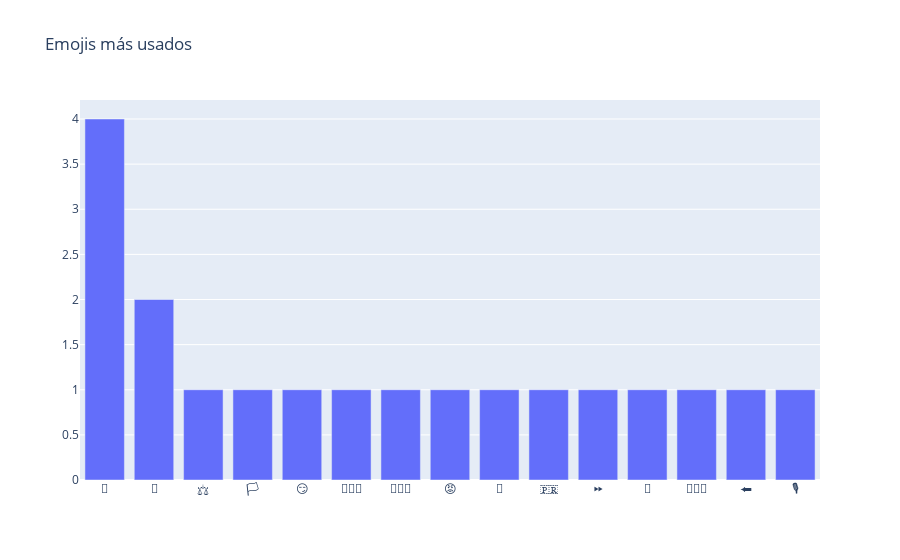

Source (notebook cell):
### Code cell
trace = go.Bar(x=temp_emojis.emoji.values[:15],
               y=temp_emojis.cnt.values[:15])

layout = go.Layout(title='Emojis más usados')

fig = go.Figure(data=[trace], layout=layout)
iplot(fig)

### Figure 1 — Plotly figure (JSON) as saved in the notebook; plotly's stock layout.template omitted (floating-point values rounded to 4 significant figures)
{"data": [{"type": "bar", "x": ["🤭", "🛑", "⚖", "🏳️", "😏", "🤦🏻♂️", "💆🏻♂️", "😡", "📰", "🇵🇷", "⏩", "🔸", "🤷🏻♂️", "⬅️", "🎙"], "y": [4, 2, 1, 1, 1, 1, 1, 1, 1, 1, 1, 1, 1, 1, 1]}], "layout": {"title": {"text": "Emojis más usados"}}}
